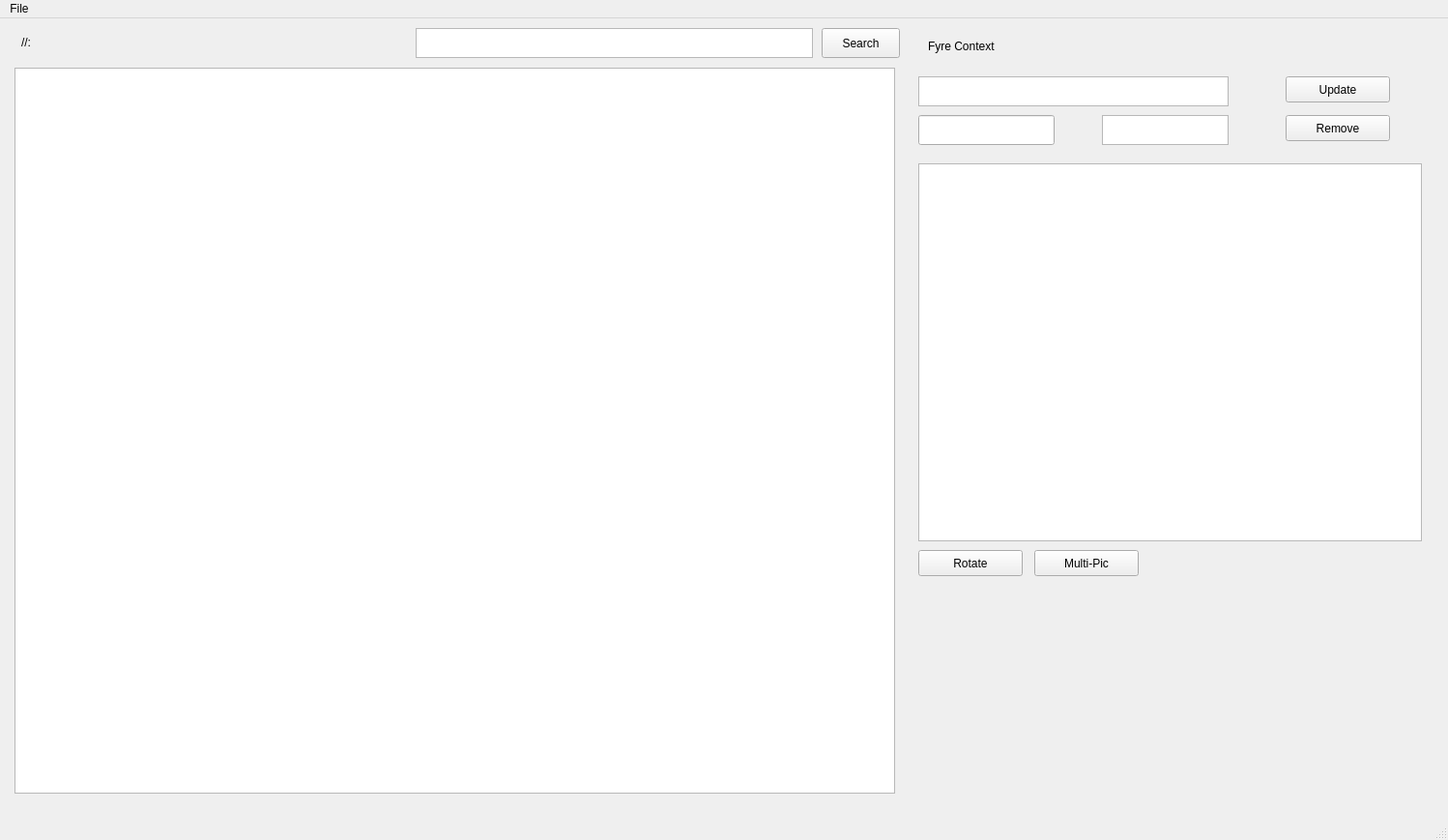
<?xml version="1.0" encoding="UTF-8"?>
<ui version="4.0">
 <class>MainWindow</class>
 <widget class="QMainWindow" name="MainWindow">
  <property name="geometry">
   <rect>
    <x>0</x>
    <y>0</y>
    <width>1498</width>
    <height>869</height>
   </rect>
  </property>
  <property name="windowTitle">
   <string>Fyre Client 0.0.1</string>
  </property>
  <property name="windowOpacity">
   <double>1.000000000000000</double>
  </property>
  <widget class="QWidget" name="centralwidget">
   <widget class="QTextEdit" name="sparktext">
    <property name="geometry">
     <rect>
      <x>430</x>
      <y>10</y>
      <width>411</width>
      <height>31</height>
     </rect>
    </property>
   </widget>
   <widget class="QPushButton" name="sparkbutton">
    <property name="geometry">
     <rect>
      <x>850</x>
      <y>10</y>
      <width>81</width>
      <height>31</height>
     </rect>
    </property>
    <property name="text">
     <string>Search</string>
    </property>
   </widget>
   <widget class="QLabel" name="fyrepath">
    <property name="geometry">
     <rect>
      <x>22</x>
      <y>9</y>
      <width>51</width>
      <height>31</height>
     </rect>
    </property>
    <property name="text">
     <string>//:</string>
    </property>
   </widget>
   <widget class="QListWidget" name="fyrepit">
    <property name="geometry">
     <rect>
      <x>15</x>
      <y>51</y>
      <width>911</width>
      <height>751</height>
     </rect>
    </property>
   </widget>
   <widget class="QStackedWidget" name="emberstackedW">
    <property name="geometry">
     <rect>
      <x>940</x>
      <y>50</y>
      <width>541</width>
      <height>751</height>
     </rect>
    </property>
    <property name="currentIndex">
     <number>0</number>
    </property>
    <widget class="QWidget" name="emberframe">
     <widget class="QTextEdit" name="emberdesc">
      <property name="geometry">
       <rect>
        <x>10</x>
        <y>10</y>
        <width>321</width>
        <height>31</height>
       </rect>
      </property>
     </widget>
     <widget class="QLineEdit" name="emberprice">
      <property name="geometry">
       <rect>
        <x>10</x>
        <y>50</y>
        <width>141</width>
        <height>31</height>
       </rect>
      </property>
     </widget>
     <widget class="QPlainTextEdit" name="emberqty">
      <property name="geometry">
       <rect>
        <x>200</x>
        <y>50</y>
        <width>131</width>
        <height>31</height>
       </rect>
      </property>
     </widget>
     <widget class="QPushButton" name="emberupdate">
      <property name="geometry">
       <rect>
        <x>390</x>
        <y>10</y>
        <width>108</width>
        <height>27</height>
       </rect>
      </property>
      <property name="text">
       <string>Update</string>
      </property>
     </widget>
     <widget class="QPushButton" name="emberremove">
      <property name="geometry">
       <rect>
        <x>390</x>
        <y>50</y>
        <width>108</width>
        <height>27</height>
       </rect>
      </property>
      <property name="text">
       <string>Remove</string>
      </property>
     </widget>
     <widget class="QGraphicsView" name="emberview">
      <property name="geometry">
       <rect>
        <x>10</x>
        <y>100</y>
        <width>521</width>
        <height>391</height>
       </rect>
      </property>
     </widget>
     <widget class="QPushButton" name="emberrotate">
      <property name="geometry">
       <rect>
        <x>10</x>
        <y>500</y>
        <width>108</width>
        <height>27</height>
       </rect>
      </property>
      <property name="text">
       <string>Rotate</string>
      </property>
     </widget>
     <widget class="QPushButton" name="embermultipic">
      <property name="geometry">
       <rect>
        <x>130</x>
        <y>500</y>
        <width>108</width>
        <height>27</height>
       </rect>
      </property>
      <property name="text">
       <string>Multi-Pic</string>
      </property>
     </widget>
    </widget>
    <widget class="QWidget" name="emberframe2"/>
   </widget>
   <widget class="QLabel" name="fyrelabel">
    <property name="geometry">
     <rect>
      <x>960</x>
      <y>18</y>
      <width>521</width>
      <height>21</height>
     </rect>
    </property>
    <property name="text">
     <string>Fyre Context</string>
    </property>
   </widget>
  </widget>
  <widget class="QMenuBar" name="menubar">
   <property name="geometry">
    <rect>
     <x>0</x>
     <y>0</y>
     <width>1498</width>
     <height>27</height>
    </rect>
   </property>
   <widget class="QMenu" name="menuFyre_Client_0_0_1">
    <property name="title">
     <string>File</string>
    </property>
   </widget>
   <addaction name="menuFyre_Client_0_0_1"/>
  </widget>
  <widget class="QStatusBar" name="statusbar"/>
 </widget>
 <resources/>
 <connections/>
</ui>
